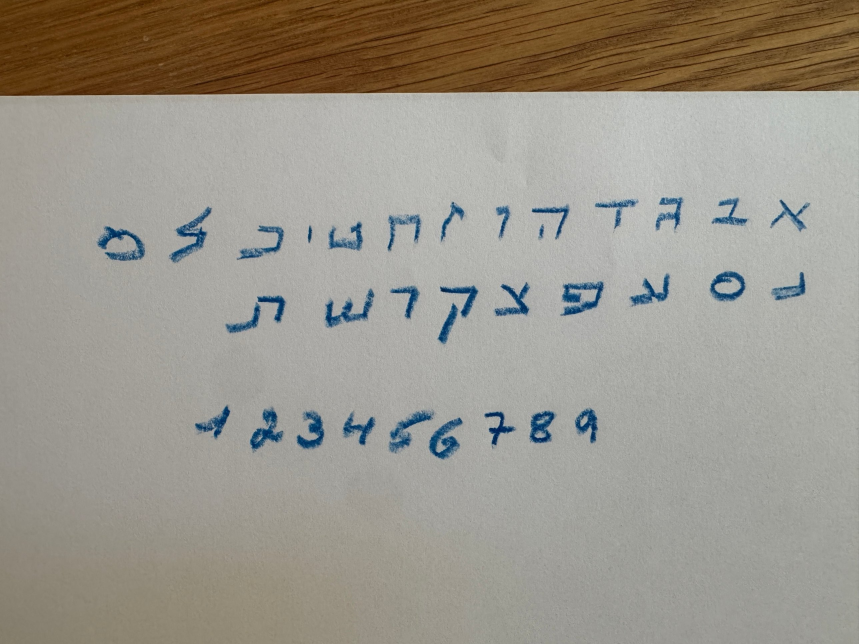
#> input picture raw/handwriting/alphabet-upright.jpg, 2576 x 1932 px, found by its file name (shown at 1/3 size)
$ python handwriting.py
#> lines starting #> are read from the running program, lines starting #| are printed output that depends on the picture; after the words box and inside, x2 and y2 are one past the last pixel; in counts of white or black regions, pixels touching at a corner belong together
"""Cut my handwritten alphabet and digits (blue crayon on paper) into separate glyphs for the field.
Output: assets/hand-glyphs.png, one row of cells (white strokes on transparent), and assets/hand-glyphs.json
with the character each cell holds. Run from the repo root."""
import json, numpy as np
from PIL import Image
from scipy import ndimage as ndi
im = Image.open("raw/handwriting/alphabet-upright.jpg").convert("RGB")
#> im is the input picture: PIL image 2576x1932 RGB; mean R, G, B 154.6, 149.9, 139.6
a = np.asarray(im).astype(np.int16)
R, G, B = a[..., 0], a[..., 1], a[..., 2]
ink = (B - R > 40)                                   # blue crayon, not the paper and not the wooden table
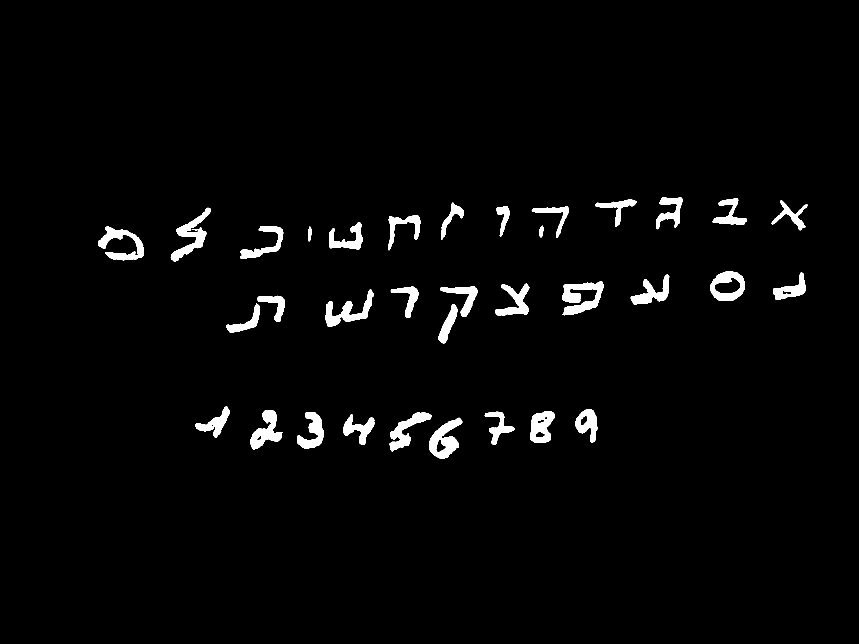
#> ink: shape (1932, 2576) bool (shown at 1/3 size); 2.4% white; 36 white regions (1 under 20 px), largest, box (x1, y1, x2, y2) and area: (1686, 845, 1811, 946) 6571, (1287, 1253, 1387, 1376) 5848, (512, 623, 632, 784) 5732
ink = ndi.binary_opening(ink, iterations=1)
#> ink: shape (1932, 2576) bool; 2.4% white; 35 white regions, largest, box (x1, y1, x2, y2) and area: (1686, 845, 1811, 946) 6569, (1287, 1253, 1387, 1376) 5844, (512, 623, 632, 784) 5725
soft = np.clip((B - R - 18) / 45.0, 0, 1)               # the crayon's own texture, kept as soft alpha
rows_txt = ["אבגדהוזחטיכלמ", "נסעפצקרשת", "123456789"]
rtl = [True, True, False]
DIL = [4, 9, 9]; OVL = [.5, 0, 9]; MINA = [250, 250, 900]          # tuned per row: row 1 has a separate י next to ט, rows 2-3 have letters drawn in two strokes
# row bands from the vertical profile
prof = ink.sum(axis=1); on = prof > 25
#> after `prof = ink.sum(axis=1)`: prof = 1932 values, max 500 at index 867, min 0 at index 0, mean 62.4
bands, start = [], None
for y, v in enumerate(on):
    if v and start is None: start = y
    if not v and start is not None:
        if y - start > 40: bands.append((start, y))
        start = None
#> after the loop, bands = [(594, 780), (816, 1019), (1229, 1372)]
print("bands", bands)
#| bands [(594, 780), (816, 1019), (1229, 1372)]
cells, chars = [], []
CW, CH = 120, 160
for (y0, y1), txt, r2l, dil, ovl, mina in zip(bands, rows_txt, rtl, DIL, OVL, MINA):
    band = ink[max(0, y0 - 20):y1 + 20]
    lab, n = ndi.label(ndi.binary_dilation(band, iterations=dil))
    raw = [[sl[1].start, sl[1].stop, sl[0].start, sl[0].stop] for sl in ndi.find_objects(lab) if (sl[1].stop - sl[1].start) * (sl[0].stop - sl[0].start) > mina]
    # pieces of one letter sit above or inside each other: merge boxes that overlap a lot on the x axis
    raw.sort(key=lambda b: b[0]); boxes = []
    for b in raw:
        if boxes:
            p_ = boxes[-1]; ov = min(p_[1], b[1]) - max(p_[0], b[0])
            if ov > ovl * min(p_[1] - p_[0], b[1] - b[0]):
                boxes[-1] = [min(p_[0], b[0]), max(p_[1], b[1]), min(p_[2], b[2]), max(p_[3], b[3])]; continue
        boxes.append(b)
    boxes = sorted(boxes, key=lambda b: -b[0] if r2l else b[0])
    print(txt, len(txt), "found", len(boxes))
    yoff = max(0, y0 - 20)
    sc = (CH - 16) / (y1 - y0 + 40)                    # one scale per row, so small letters stay small
    for ch, (x0, x1, by0, by1) in zip(txt, boxes):
        g = soft[yoff + by0:yoff + by1, x0:x1] * ndi.binary_dilation(band[by0:by1, x0:x1], iterations=3)
        alpha = Image.fromarray((g * 255).astype(np.uint8))
        w, h = alpha.size
        alpha = alpha.resize((max(1, int(w * sc)), max(1, int(h * sc))), Image.LANCZOS)
        if alpha.width > CW - 8: alpha = alpha.resize((CW - 8, max(1, int(alpha.height * (CW - 8) / alpha.width))), Image.LANCZOS)
        cell = Image.new("L", (CW, CH), 0)
        cell.paste(alpha, ((CW - alpha.width) // 2, 8 + int((by0 - 20) * sc) if by0 > 20 else 8))
        cells.append(cell); chars.append(ch)
#> this loop made 3 passes
#> (y0, y1, txt, r2l, dil, ovl, mina, n) on passes 1 to 3: (594, 780, 'אבגדהוזחטיכלמ', True, 4, 0.5, 250, 14), (816, 1019, 'נסעפצקרשת', True, 9, 0, 250, 9), (1229, 1372, '123456789', False, 9, 9, 900, 9)
#| אבגדהוזחטיכלמ 13 found 13
#| נסעפצקרשת 9 found 9
#| 123456789 9 found 9
#> pass 1, `lab, n = ndi.label(ndi.binary_dilation(band, iterations=dil))`:
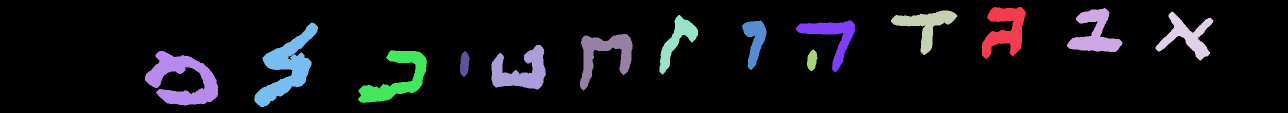
#> lab: shape (226, 2576) int32 (shown at 1/2 size); 15 distinct labels, from 0 to 14; one colour per label, 0 black
#> pass 2, `lab, n = ndi.label(ndi.binary_dilation(band, iterations=dil))`:
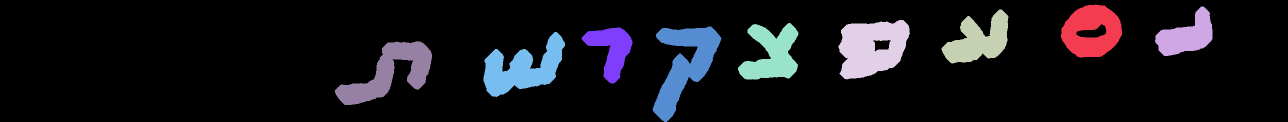
#> lab: shape (243, 2576) int32 (shown at 1/2 size); 10 distinct labels, from 0 to 9; one colour per label, 0 black
#> after the loop:
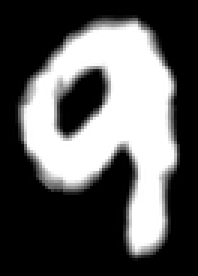
#> alpha: PIL image 66x92 L (shown 3 times larger); min 0, max 255, mean 90.8
#> after the loop:
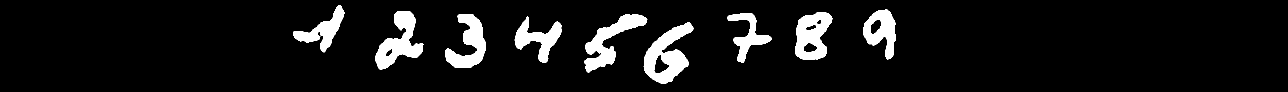
#> band: shape (183, 2576) bool (shown at 1/2 size); 8.1% white; 9 white regions, largest, box (x1, y1, x2, y2) and area: (1287, 44, 1387, 167) 5844, (750, 22, 847, 139) 5085, (1169, 28, 1295, 145) 4951
#> after the loop:
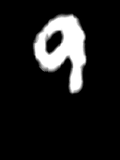
#> cell: PIL image 120x160 L; min 0, max 255, mean 28.7
#> after the loop:
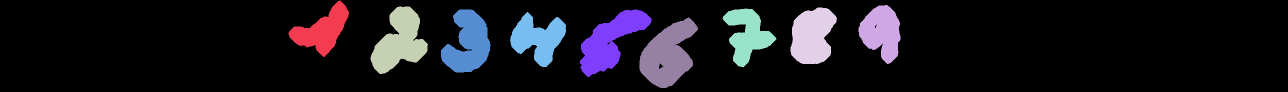
#> lab: shape (183, 2576) int32 (shown at 1/2 size); 10 distinct labels, from 0 to 9; one colour per label, 0 black
#> after the loop, cells = 31 items; chars = 31 items, first 6: 'א', 'ב', 'ג', 'ד', 'ה', 'ו'
sheet = Image.new("RGBA", (CW * len(cells), CH), (255, 255, 255, 0))
for i, c in enumerate(cells):
    white = Image.new("RGBA", (CW, CH), (255, 255, 255, 255)); white.putalpha(c); sheet.paste(white, (i * CW, 0))
#> this loop made 31 passes
sheet.save("assets/hand-glyphs.png", optimize=True)
json.dump({"cw": CW, "ch": CH, "chars": "".join(chars)}, open("assets/hand-glyphs.json", "w"), ensure_ascii=False)
print(len(cells), "".join(chars))
#| 31 אבגדהוזחטיכלמנסעפצקרשת123456789

$ run again, with raw/handwriting/alphabet-photo.jpg copied over raw/handwriting/alphabet-upright.jpg
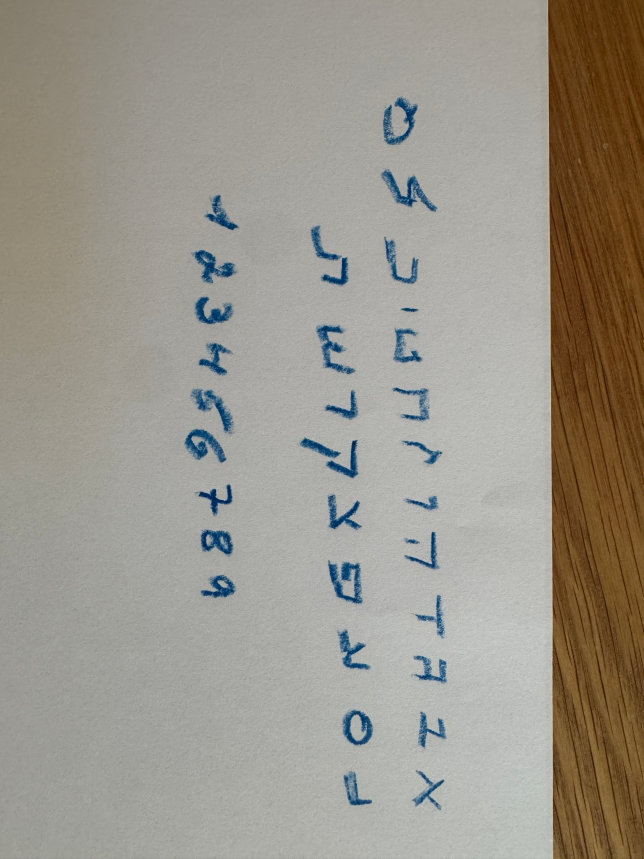
#> input picture raw/handwriting/alphabet-photo.jpg, 1932 x 2576 px, found by its file name (shown at 1/3 size)
#> im is the input picture: PIL image 1932x2576 RGB; mean R, G, B 154.6, 149.9, 139.6
#> `ink = (B - R > 40)`:
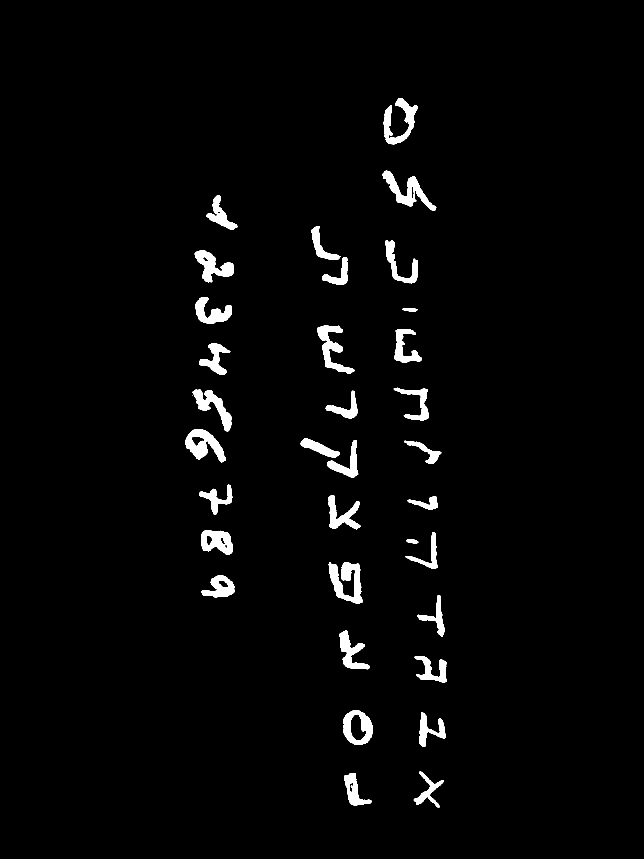
#> ink: shape (2576, 1932) bool (shown at 1/3 size); 2.4% white; 35 white regions (1 under 20 px), largest, box (x1, y1, x2, y2) and area: (986, 1686, 1088, 1811) 6586, (555, 1287, 678, 1387) 5843, (1148, 512, 1309, 633) 5814
#> prof = 2576 values, max 209 at index 1334, min 0 at index 0, mean 46.85
#> after the loop `for y, v in enumerate(on):`: bands = [(304, 430), (520, 636), (641, 689), (721, 852), (895, 969), (978, 1022), (1023, 1121), (1166, 1274), (1288, 1427), (1471, 1585), (1593, 1664), (1669, 1810), (1893, 1959), (1968, 2043), (2133, 2235), (2320, 2415)]
#| bands [(304, 430), (520, 636), (641, 689), (721, 852), (895, 969), (978, 1022), (1023, 1121), (1166, 1274), (1288, 1427), (1471, 1585), (1593, 1664), (1669, 1810), (1893, 1959), (1968, 2043), (2133, 2235), (2320, 2415)]
#> the loop `for (y0, y1), txt, r2l, dil, ovl, mina in zip(bands, rows_txt, rtl, DI..` made 3 passes
#> (y0, y1, txt, r2l, dil, ovl, mina, boxes) on passes 1 to 2: (304, 430, 'אבגדהוזחטיכלמ', True, 4, 0.5, 250, [[1147, 1256, 6, 153]]), (520, 636, 'נסעפצקרשת', True, 9, 0, 250, [[1139, 1318, 3, 142], [609, 690, 77, 156]])
#> (printed output is left out)
#> after the loop `for (y0, y1), txt, r2l, dil, ovl, mina in zip(bands, rows_txt, rtl, DI..`:
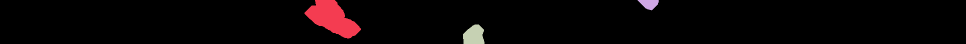
#> lab: shape (88, 1932) int32 (shown at 1/2 size); 4 distinct labels, from 0 to 3; one colour per label, 0 black
#> after the loop `for (y0, y1), txt, r2l, dil, ovl, mina in zip(bands, rows_txt, rtl, DI..`: cells = 6 items; chars = ['א', 'נ', 'ס', '1', '2', '3']
#> the loop `for i, c in enumerate(cells):` made 6 passes
#| 6 אנס123
